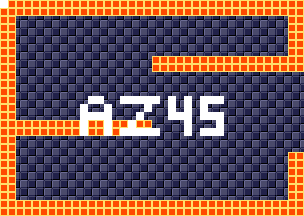

Below is a game level as drawn by its tile map, then a one-line description and the .tmx that defines it (tile-layer data replaced by summaries):
An orthogonal 38x27 tile map with 8x8 px tiles, 4 tile layers (background, foreground, room numbers, Objects), 15 tilesets.

<map version="1.5" tiledversion="1.7.1" orientation="orthogonal" renderorder="right-down" width="38" height="27" tilewidth="8" tileheight="8" infinite="0" nextlayerid="11" nextobjectid="1">
 <tileset firstgid="1" source="tilesheets/tsKarniMata.tsx" />
 <tileset firstgid="1025" source="tilesheets/tsVoodooWasp.tsx" />
 <tileset firstgid="2049" source="tilesheets/tsBurial.tsx" />
 <tileset firstgid="3073" source="tilesheets/tsBlueTemple.tsx" />
 <tileset firstgid="4097" source="tilesheets/tsGoddess.tsx" />
 <tileset firstgid="5121" source="tilesheets/tsKonark.tsx" />
 <tileset firstgid="6145" name="sEnemies" tilewidth="8" tileheight="8" tilecount="1024" columns="32">
  <image source="../grapx/tilesheets/sObjects.bmp" trans="ff94ff" width="256" height="256" />
 </tileset>
 <tileset firstgid="7169" source="tilesheets/tsIceTemple.tsx" />
 <tileset firstgid="8193" source="tilesheets/tsLavaArea.tsx" />
 <tileset firstgid="9217" source="tilesheets/tsBossArea.tsx" />
 <tileset firstgid="10241" source="tilesheets/tsPegu.tsx" />
 <tileset firstgid="11265" source="tilesheets/sTiwanakuTemple.tsx" />
 <tileset firstgid="12289" source="tilesheets/sIndraTemple.tsx" />
 <tileset firstgid="13313" source="tilesheets/sTeleport.tsx" />
 <tileset firstgid="14337" source="tilesheets/sObjects.tsx" />
 <layer id="2" name="background" width="38" height="27">
  <data>[1026 cells, 1026 non-empty, 2 distinct tile ids]</data>
 </layer>
 <layer id="1" name="foreground" width="38" height="27">
  <data>[1026 cells, 292 non-empty, 1 distinct tile ids]</data>
 </layer>
 <layer id="7" name="room numbers" width="38" height="27">
  <data>[1026 cells, 46 non-empty, 1 distinct tile ids]</data>
 </layer>
 <layer id="10" name="Objects" width="38" height="27">
  <data>[1026 cells, 0 non-empty, 0 distinct tile ids]</data>
 </layer>
</map>
